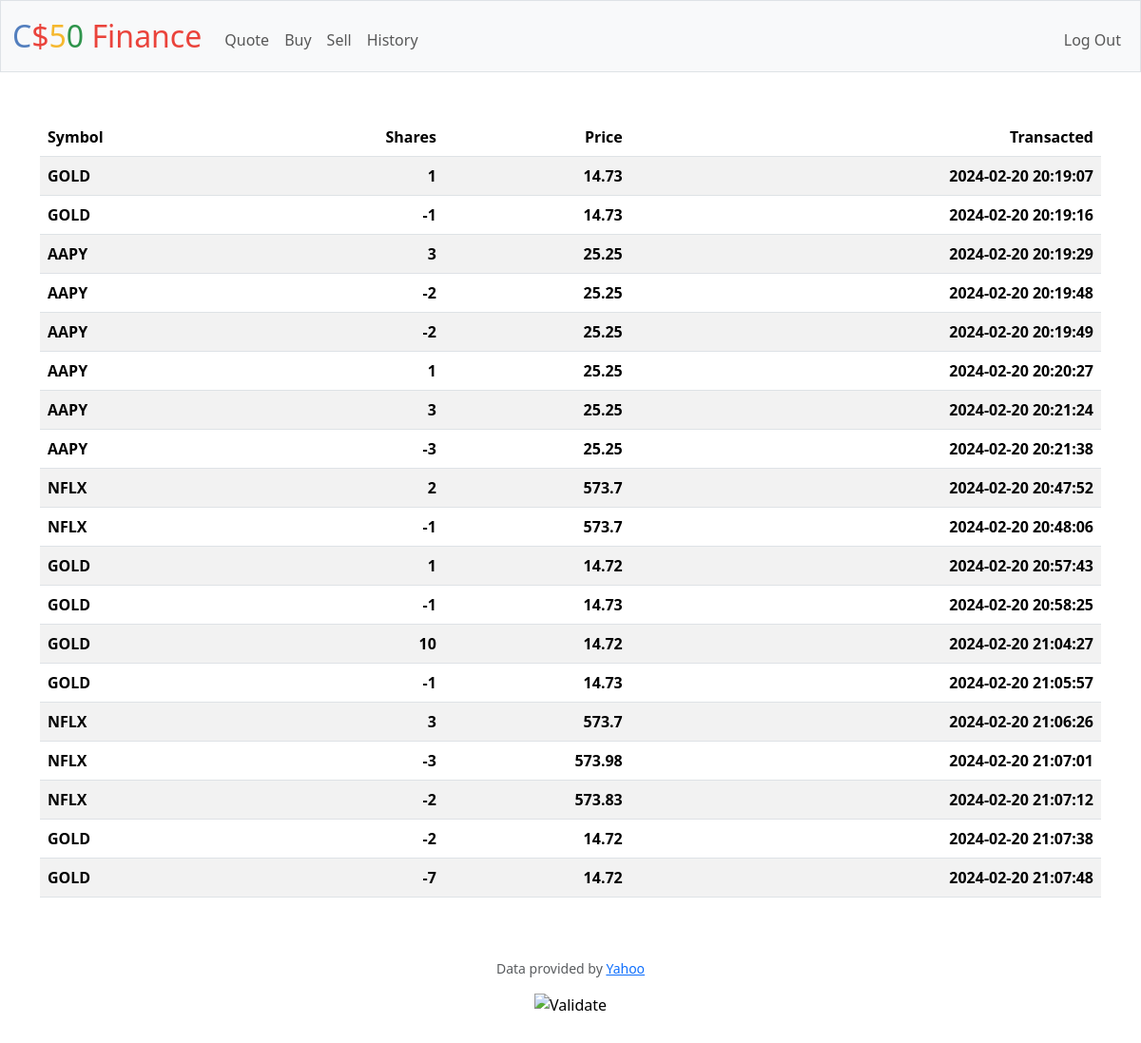
Screenshot of /history (signed in) with the database file from the repository.
### tables this page shows
CREATE TABLE transactions (
    id INTEGER PRIMARY KEY,
    user_id INTEGER,
    symbol TEXT,
    shares INTEGER,
    price REAL,
    date TIMESTAMP,
    FOREIGN KEY (user_id) REFERENCES users(id)
);

### app.py (the view)
@app.route("/history")
@login_required
def history():
    user_id = session["user_id"]
    data_db = db.execute("select * from transactions where user_id = :id", id=user_id)
    return render_template('history.html', data=data_db,)

### app.py (called while the page is built)
@app.after_request
def after_request(response):
    response.headers["Cache-Control"] = "no-cache, no-store, must-revalidate"
    response.headers["Expires"] = 0
    response.headers["Pragma"] = "no-cache"
    return response

### helpers.py (called while the page is built)
def login_required(f):
    @wraps(f)
    def decorated_function(*args, **kwargs):
        if session.get("user_id") is None:
            return redirect("/login")
        return f(*args, **kwargs)
    return decorated_function

### templates/history.html (shortened to what this page needs)
{% extends "layout.html" %}
{% block main %}
        <table class="table table-striped">
            <thead>
                <tr>
                    <th class="text-start">Symbol</th>
                    <th class="text-end">Shares</th>
                    <th class="text-end">Price</th>
                    <th class="text-end">Transacted</th>
                </tr>
            </thead>
           <tbody>
                {% for row in data %}
                <tr>
                    <th class="text-start">{{ row['symbol'] }}</th>
                    <th class="text-end">{{ row['shares'] }}</th>
                    <th class="text-end">{{ row['price'] }}</th>
                    <th class="text-end">{{ row['date'] }}</th>
                </tr>
                {% endfor %}
           </tbody>
        </table>
{% endblock %}

### templates/layout.html (shortened to what this page needs)
<!DOCTYPE html>
<html lang="en">
    <head>
        <link href="https://cdn.jsdelivr.net/npm/bootstrap@5.3.2/dist/css/bootstrap.min.css" rel="stylesheet">
        <link href="/static/styles.css" rel="stylesheet">
    </head>
    <body>
        <nav class="bg-light border navbar navbar-expand-md navbar-light">
            <div class="container-fluid">
                <a class="navbar-brand" href="/"><span class="blue">C</span><span class="red">$</span><span class="yellow">5</span><span class="green">0</span> <span class="red">Finance</span></a>
                <div class="collapse navbar-collapse" id="navbar">
                    {% if session["user_id"] %}
                        <ul class="navbar-nav me-auto mt-2">
                            <li class="nav-item"><a class="nav-link" href="/quote">Quote</a></li>
                            <li class="nav-item"><a class="nav-link" href="/buy">Buy</a></li>
                            <li class="nav-item"><a class="nav-link" href="/sell">Sell</a></li>
                            <li class="nav-item"><a class="nav-link" href="/history">History</a></li>
                        </ul>
                        <ul class="navbar-nav ms-auto mt-2">
                            <li class="nav-item"><a class="nav-link" href="/logout">Log Out</a></li>
                        </ul>
                    {% else %}
                        <ul class="navbar-nav ms-auto mt-2">
                            <li class="nav-item"><a class="nav-link" href="/register">Register</a></li>
                            <li class="nav-item"><a class="nav-link" href="/login">Log In</a></li>
                        </ul>
                    {% endif %}
                </div>
            </div>
        </nav>
        <main class="container py-5 text-center">
            {% block main %}{% endblock %}
        </main>
        <footer class="mb-5">
            <p class="mb-3 small text-center text-muted">
                Data provided by <a href="https://finance.yahoo.com/">Yahoo</a>
            </p>
            <form action="https://validator.w3.org/check" class="text-center" enctype="multipart/form-data" method="post" target="_blank">
                <input alt="Validate" src="/static/I_heart_validator.png" type="image">
            </form>
        </footer>
    </body>
</html>

### static/styles.css (style rules this page uses)
nav .navbar-brand { font-size: xx-large; }
nav .navbar-brand .blue { color: #537fbe; }
nav .navbar-brand .red { color: #ea433b; }
nav .navbar-brand .yellow { color: #f5b82e; }
nav .navbar-brand .green { color: #2e944b; }

### rows the page displays
transactions: symbol "GOLD", shares "1", price "14.73", date "2024-02-20 20:19:07"
transactions: symbol "GOLD", shares "-1", price "14.73", date "2024-02-20 20:19:16"
transactions: symbol "AAPY", shares "3", price "25.25", date "2024-02-20 20:19:29"
transactions: symbol "AAPY", shares "-2", price "25.25", date "2024-02-20 20:19:48"
transactions: symbol "AAPY", shares "-2", price "25.25", date "2024-02-20 20:19:49"
transactions: symbol "AAPY", shares "1", price "25.25", date "2024-02-20 20:20:27"
transactions: symbol "AAPY", shares "3", price "25.25", date "2024-02-20 20:21:24"
transactions: symbol "AAPY", shares "-3", price "25.25", date "2024-02-20 20:21:38"
transactions: symbol "NFLX", shares "2", price "573.7", date "2024-02-20 20:47:52"
transactions: symbol "NFLX", shares "-1", price "573.7", date "2024-02-20 20:48:06"
transactions: symbol "GOLD", shares "1", price "14.72", date "2024-02-20 20:57:43"
transactions: symbol "GOLD", shares "-1", price "14.73", date "2024-02-20 20:58:25"
transactions: symbol "GOLD", shares "10", price "14.72", date "2024-02-20 21:04:27"
transactions: symbol "GOLD", shares "-1", price "14.73", date "2024-02-20 21:05:57"
transactions: symbol "NFLX", shares "3", price "573.7", date "2024-02-20 21:06:26"
transactions: symbol "NFLX", shares "-3", price "573.98", date "2024-02-20 21:07:01"
transactions: symbol "NFLX", shares "-2", price "573.83", date "2024-02-20 21:07:12"
transactions: symbol "GOLD", shares "-2", price "14.72", date "2024-02-20 21:07:38"
transactions: symbol "GOLD", shares "-7", price "14.72", date "2024-02-20 21:07:48"
